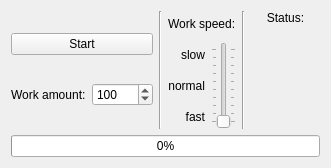
<?xml version="1.0" encoding="UTF-8"?>
<ui version="4.0">
 <class>Widget</class>
 <widget class="QWidget" name="Widget">
  <property name="geometry">
   <rect>
    <x>0</x>
    <y>0</y>
    <width>331</width>
    <height>168</height>
   </rect>
  </property>
  <property name="sizePolicy">
   <sizepolicy hsizetype="Fixed" vsizetype="Fixed">
    <horstretch>0</horstretch>
    <verstretch>0</verstretch>
   </sizepolicy>
  </property>
  <property name="windowTitle">
   <string>QObject QThread Demo</string>
  </property>
  <layout class="QGridLayout" name="gridLayout">
   <item row="0" column="0">
    <layout class="QVBoxLayout" name="verticalLayoutComponents">
     <item>
      <layout class="QHBoxLayout" name="horizontalLayoutControlsAndStatus">
       <item>
        <layout class="QVBoxLayout" name="verticalLayoutToggleAndWorkAmount">
         <item>
          <widget class="QPushButton" name="buttonToggleWorker">
           <property name="text">
            <string>Start</string>
           </property>
          </widget>
         </item>
         <item>
          <layout class="QHBoxLayout" name="horizontalLayoutWorkAmount">
           <item>
            <widget class="QLabel" name="labelWorkAmount">
             <property name="text">
              <string>Work amount:</string>
             </property>
            </widget>
           </item>
           <item>
            <widget class="QSpinBox" name="spinBoxWorkAmount">
             <property name="cursor">
              <cursorShape>PointingHandCursor</cursorShape>
             </property>
             <property name="toolTip">
              <string>&lt;html&gt;&lt;head/&gt;&lt;body&gt;&lt;p align=&quot;center&quot;&gt;&lt;span style=&quot; font-weight:600;&quot;&gt;Work amount&lt;/span&gt;&lt;/p&gt;&lt;p align=&quot;justify&quot;&gt;&lt;span style=&quot; font-size:8pt;&quot;&gt;Determines how many items will be processed. This number has to be between:&lt;/span&gt;&lt;/p&gt;&lt;ul style=&quot;margin-top: 0px; margin-bottom: 0px; margin-left: 0px; margin-right: 0px; -qt-list-indent:1;&quot;&gt;&lt;li align=&quot;justify&quot; style=&quot; margin-top:12px; margin-bottom:0px; margin-left:0px; margin-right:0px; -qt-block-indent:0; text-indent:0px;&quot;&gt;&lt;span style=&quot; font-size:8pt; font-weight:600;&quot;&gt;minimum&lt;/span&gt;&lt;span style=&quot; font-size:8pt;&quot;&gt; = 1 item&lt;/span&gt;&lt;/li&gt;&lt;li align=&quot;justify&quot; style=&quot; margin-top:12px; margin-bottom:0px; margin-left:0px; margin-right:0px; -qt-block-indent:0; text-indent:0px;&quot;&gt;&lt;span style=&quot; font-size:8pt; font-weight:600;&quot;&gt;maximum&lt;/span&gt;&lt;span style=&quot; font-size:8pt;&quot;&gt; = 10 000 items&lt;/span&gt;&lt;/li&gt;&lt;/ul&gt;&lt;/body&gt;&lt;/html&gt;</string>
             </property>
             <property name="minimum">
              <number>1</number>
             </property>
             <property name="maximum">
              <number>10000</number>
             </property>
             <property name="value">
              <number>100</number>
             </property>
             <property name="displayIntegerBase">
              <number>10</number>
             </property>
            </widget>
           </item>
          </layout>
         </item>
        </layout>
       </item>
       <item>
        <widget class="Line" name="line">
         <property name="orientation">
          <enum>Qt::Vertical</enum>
         </property>
        </widget>
       </item>
       <item>
        <layout class="QGridLayout" name="gridLayoutSpeed">
         <item row="1" column="1" rowspan="3">
          <widget class="QSlider" name="sliderWorkSpeed">
           <property name="toolTip">
            <string>&lt;html&gt;&lt;head/&gt;&lt;body&gt;&lt;p align=&quot;center&quot;&gt;&lt;span style=&quot; font-weight:600;&quot;&gt;Work speed&lt;/span&gt;&lt;/p&gt;&lt;p align=&quot;justify&quot;&gt;&lt;span style=&quot; font-size:8pt;&quot;&gt;Determines how fast the given work amount is processed. Three levels are available:&lt;/span&gt;&lt;/p&gt;&lt;ul style=&quot;margin-top: 0px; margin-bottom: 0px; margin-left: 0px; margin-right: 0px; -qt-list-indent:1;&quot;&gt;&lt;li align=&quot;justify&quot; style=&quot; margin-top:12px; margin-bottom:0px; margin-left:0px; margin-right:0px; -qt-block-indent:0; text-indent:0px;&quot;&gt;&lt;span style=&quot; font-size:8pt; font-weight:600;&quot;&gt;fast&lt;/span&gt;&lt;span style=&quot; font-size:8pt;&quot;&gt; = 10ms per item&lt;/span&gt;&lt;/li&gt;&lt;li align=&quot;justify&quot; style=&quot; margin-top:12px; margin-bottom:0px; margin-left:0px; margin-right:0px; -qt-block-indent:0; text-indent:0px;&quot;&gt;&lt;span style=&quot; font-size:8pt; font-weight:600;&quot;&gt;normal&lt;/span&gt;&lt;span style=&quot; font-size:8pt;&quot;&gt; = 50ms per item&lt;/span&gt;&lt;/li&gt;&lt;li align=&quot;justify&quot; style=&quot; margin-top:12px; margin-bottom:0px; margin-left:0px; margin-right:0px; -qt-block-indent:0; text-indent:0px;&quot;&gt;&lt;span style=&quot; font-size:8pt; font-weight:600;&quot;&gt;slow&lt;/span&gt;&lt;span style=&quot; font-size:8pt;&quot;&gt; = 100ms per item&lt;/span&gt;&lt;/li&gt;&lt;/ul&gt;&lt;p align=&quot;justify&quot;&gt;&lt;span style=&quot; font-size:8pt;&quot;&gt;Each tick of the slider is multiplied by 10 starting from 1 to 10 as possible ticks&lt;/span&gt;&lt;/p&gt;&lt;/body&gt;&lt;/html&gt;</string>
           </property>
           <property name="toolTipDuration">
            <number>-1</number>
           </property>
           <property name="styleSheet">
            <string notr="true"/>
           </property>
           <property name="minimum">
            <number>1</number>
           </property>
           <property name="maximum">
            <number>10</number>
           </property>
           <property name="value">
            <number>1</number>
           </property>
           <property name="sliderPosition">
            <number>1</number>
           </property>
           <property name="tracking">
            <bool>true</bool>
           </property>
           <property name="orientation">
            <enum>Qt::Vertical</enum>
           </property>
           <property name="invertedAppearance">
            <bool>false</bool>
           </property>
           <property name="invertedControls">
            <bool>false</bool>
           </property>
           <property name="tickPosition">
            <enum>QSlider::TicksBothSides</enum>
           </property>
           <property name="tickInterval">
            <number>1</number>
           </property>
          </widget>
         </item>
         <item row="1" column="0">
          <widget class="QLabel" name="labelWorkSpeedSlow">
           <property name="text">
            <string>slow</string>
           </property>
           <property name="alignment">
            <set>Qt::AlignRight|Qt::AlignTrailing|Qt::AlignVCenter</set>
           </property>
          </widget>
         </item>
         <item row="3" column="0">
          <widget class="QLabel" name="labelWorkSpeedFast">
           <property name="text">
            <string>fast</string>
           </property>
           <property name="alignment">
            <set>Qt::AlignRight|Qt::AlignTrailing|Qt::AlignVCenter</set>
           </property>
          </widget>
         </item>
         <item row="2" column="0">
          <widget class="QLabel" name="labelWorkSpeedNormal">
           <property name="text">
            <string>normal</string>
           </property>
           <property name="alignment">
            <set>Qt::AlignRight|Qt::AlignTrailing|Qt::AlignVCenter</set>
           </property>
          </widget>
         </item>
         <item row="0" column="0" colspan="2">
          <widget class="QLabel" name="labelWorkSpeed">
           <property name="text">
            <string>Work speed:</string>
           </property>
          </widget>
         </item>
        </layout>
       </item>
       <item>
        <widget class="Line" name="line_2">
         <property name="orientation">
          <enum>Qt::Vertical</enum>
         </property>
        </widget>
       </item>
       <item>
        <layout class="QVBoxLayout" name="verticalLayoutStatus">
         <item>
          <widget class="QLabel" name="labelStatus">
           <property name="text">
            <string>Status:</string>
           </property>
           <property name="alignment">
            <set>Qt::AlignCenter</set>
           </property>
          </widget>
         </item>
         <item>
          <widget class="QLabel" name="labelWorkerStatus">
           <property name="sizePolicy">
            <sizepolicy hsizetype="Expanding" vsizetype="Expanding">
             <horstretch>0</horstretch>
             <verstretch>0</verstretch>
            </sizepolicy>
           </property>
           <property name="font">
            <font>
             <pointsize>14</pointsize>
            </font>
           </property>
           <property name="frameShape">
            <enum>QFrame::NoFrame</enum>
           </property>
           <property name="text">
            <string/>
           </property>
           <property name="alignment">
            <set>Qt::AlignCenter</set>
           </property>
          </widget>
         </item>
        </layout>
       </item>
      </layout>
     </item>
     <item>
      <widget class="QProgressBar" name="progressBarWork">
       <property name="value">
        <number>0</number>
       </property>
      </widget>
     </item>
    </layout>
   </item>
  </layout>
 </widget>
 <layoutdefault spacing="6" margin="11"/>
 <resources/>
 <connections/>
</ui>
